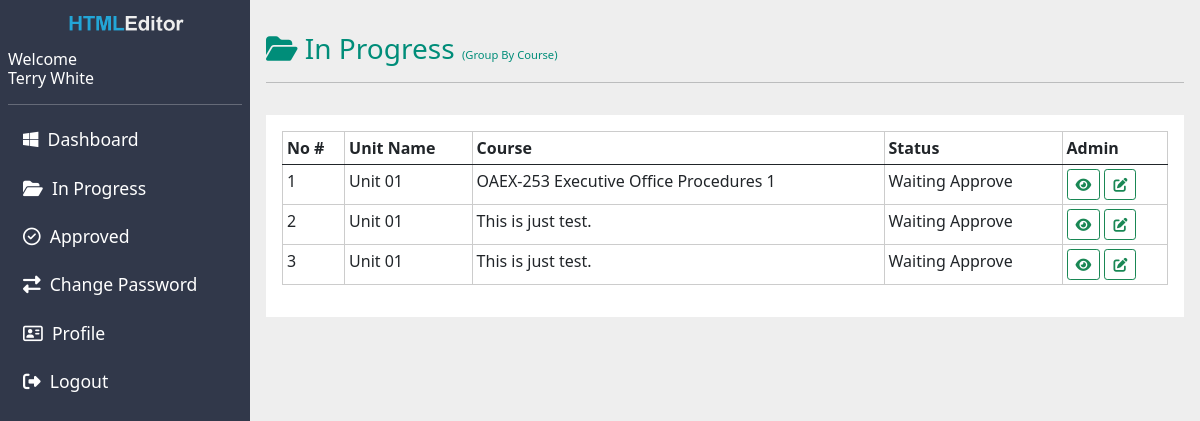
Page /units/indexs.php (signed in) on the committed database.
### tables this page shows
CREATE TABLE IF NOT EXISTS `unit` (
  `unit_id` int(10) unsigned NOT NULL AUTO_INCREMENT,
  `unit_name` varchar(50) NOT NULL,
  `unit_title` varchar(200) DEFAULT NULL,
  `course_id` int(10) unsigned NOT NULL,
  `unit_author` varchar(255) NOT NULL,
  `unit_created` datetime NOT NULL,
  `unit_contents` longtext DEFAULT NULL,
  `unit_status` tinyint(3) unsigned NOT NULL,
  `unit_approved_by` int(10) unsigned NOT NULL,
  `unit_sme` int(10) unsigned NOT NULL,
  PRIMARY KEY (`unit_id`),
  KEY `FK__course` (`course_id`),
  KEY `FK_unit_users` (`unit_sme`),
  CONSTRAINT `FK__course` FOREIGN KEY (`course_id`) REFERENCES `course` (`course_id`),
  CONSTRAINT `FK_unit_users` FOREIGN KEY (`unit_sme`) REFERENCES `users` (`user_id`)
);

CREATE TABLE IF NOT EXISTS `course` (
  `course_id` int(10) unsigned NOT NULL AUTO_INCREMENT,
  `course_name` varchar(255) DEFAULT NULL,
  `date_created` datetime DEFAULT NULL,
  `author` varchar(255) DEFAULT NULL,
  `sme` int(10) unsigned DEFAULT NULL,
  `c_title` text DEFAULT NULL,
  `c_footer` text DEFAULT NULL,
  `footer_caption` varchar(255) DEFAULT NULL,
  `c_css` text DEFAULT NULL,
  `c_js` text DEFAULT NULL,
  PRIMARY KEY (`course_id`),
  KEY `FK_course_users` (`sme`),
  CONSTRAINT `FK_course_users` FOREIGN KEY (`sme`) REFERENCES `users` (`user_id`)
);

### admin/session/session.php (called while the page is built, shortened)
<?php
class Session
{
    private $sessionState = self::SESSION_NOT_STARTED;
    private static $instance;
    public static function getInstance()
    {
        if ( !isset(self::$instance))
        {
            self::$instance = new self;
        }
        self::$instance->startSession();
        return self::$instance;
    }
    public function startSession()
    {
        if ( $this->sessionState == self::SESSION_NOT_STARTED )
        {
            $this->sessionState = session_start();
        }
        return $this->sessionState;
    }
    public function __get( $name )
    {
        if ( isset($_SESSION[$name]))
        {
            return $_SESSION[$name];
        }
    }
}

### admin/function.php (called while the page is built, shortened)
<?php
require_once('../admin/session/session.php');
require_once('../admin/db/db.php');
$data = Session::getInstance();
$menu_data = simplexml_load_file($data->type != "3" ? "../assets/xml/menu.xml" : "../assets/xml/menu-sme.xml") or die("Failed to load");

### admin/db/config/config.php (called while the page is built)
<?php
class config{
    static function configGet($param){
        $data = parse_ini_file('config.ini',true);
        $path = explode('/',$param);
        foreach($path as $code){
            if(array_key_exists($code,$data))
                $data = $data[$code];
            else{
                $data = "Key not found!";
                break;
            }
        }
       return $data;
    }
}

### admin/db/db.php (called while the page is built, shortened)
<?php
   require_once('config/config.php');
    class db{
        private static $_instance = null;
        private $_pdo,
                $_query,
                $_error = false,
                $_results,
                $_counts = 0;
        private function __construct(){
            try{
                $this->_pdo = new PDO('mysql:host='.config::configGet('mysql/dbHost').';dbname='.config::configGet('mysql/dbName'), config::configGet('mysql/dbUser'), config::configGet('mysql/dbPass'));
            }
            catch (PDOException $e) {
                print "Error!: " . $e->getMessage() . "<br/>";
                die();
            }
        }
        public static function getInstance(){
            if(!isset(self::$_instance))
                self::$_instance = new db();
            return self::$_instance;
        }
        public function query($sql,$params=array()){
            if($this->_query = $this->_pdo->prepare($sql)){
                $x = 1;
                if(count($params)){
                    foreach($params as $param){
                        $this->_query->bindValue($x,$param);
                        $x++;
                    }
                }
                if($this->_query->execute()){
                    $this->_results = $this->_query->fetchAll(PDO::FETCH_OBJ);
                }else{
                    $this->_error = true;
                }
            }
            return $this;
        }
        public function getResults(){
            return $this->_results;
        }
    }
?>

### units/indexs.php (the view, shortened to what this page needs)
<?php
    require_once('../admin/function.php');
    require_once('../admin/db/db.php');
    require_once('../assets/inc/header.php');
?>
<div class="left-bar">
<p class="text-center"><img src="../assets/images/logo.png" alt="" width="50%"></p>
    <h6>Welcome<br/><?php echo $data->user; ?></h6>
    <hr>
    <ul class="list-unstyled menu">
        <?php foreach($menu_data->item as $key => $rec):?>
            <li>
                <a class="main-menu" href="<?php echo $rec->link; ?>">
                    <?php echo '<i class="'.$rec->image.'"></i> &nbsp;'. $rec->caption; ?>
                </a>
            </li>
        <?php endforeach; ?>
    </ul>
</div>
<div class="right-bar">
    <div class="container-fluid p-3">
        <div class="row">
            <div class="col-12 my-3"><h2 style="color:rgba(0, 141, 121, 1)"><i class="fas fa-folder-open"></i> In Progress <span style="font-size:40%">(Group By Course)</span></h2><hr></div>
            <div class="col-12">
                <div class="p-3" style="background-color:white">
                    <div class="table-responsive">
                        <table class="table table-sm">
                            <thead>
                                <tr>
                                    <th>No #</th>
                                    <th>Unit Name</th>
                                    <th>Course</th>
                                    <th>Status</th>
                                    <th>Admin</th>
                                </tr>
                            </thead>
                            <tbody>
                                <?php
                                    $sql = "SELECT u.unit_id, u.unit_name,u.course_id, c.course_name FROM unit AS u LEFT OUTER JOIN course AS c ON c.course_id = u.course_id WHERE unit_status = '0' AND unit_sme = ? ORDER BY c.course_name asc";
                                    $p=0;
                                    $unit_res = db::getInstance()->query($sql,$params=array($data->user_id))->getResults();
                                    foreach($unit_res as $key => $e):
                                ?>
                                    <tr>
                                        <td><?php echo ++$p; ?></td>
                                        <td><?php echo $e->unit_name; ?></td>
                                        <td><?php echo $e->course_name; ?> </td>
                                        <td>Waiting Approve</td>
                                        <td>
                                            <a href="view.php?course=<?php echo $e->course_id; ?>&unit=<?php echo $e->unit_id; ?>" class="btn btn-outline-success btn-sm"><i class="fas fa-eye"></i></a>
                                            <a href="../course/read_course.php?id=<?php echo $e->unit_id; ?>&course=<?php echo $e->course_id; ?>" class="btn btn-outline-success btn-sm"><i class="fas fa-edit"></i></a>
                                        </td>
                                    </tr>
                                <?php endforeach;?>
                            </tbody>
                        </table>
                    </div>
                </div>
            </div>
        </div>
    </div>
</div>
<?php
    require_once("../assets/inc/footer.php");
?>

### assets/css/custom.css (style rules this page uses)
.left-bar { position: fixed; width:250px; padding:0.5rem; background-color:#31384A; color:white; min-height: 100vh; left:0; top:0; }
.menu>li { display: block; }
.menu>li>a { display: block; color:white; padding:5px 15px; text-decoration: none; }
.right-bar { width: calc(100% - 250px); min-height:100vh; margin-left:250px; background-color: #eee; }
:root { --bg-color:rgba(0,0,0,0.5); --fg-color:#ffffff; --bg-icon:'\f500'; }

### admin/src/css/custom.css (style rules this page uses)
.left-bar { position: fixed; width:250px; padding:0.5rem; background-color:#31384A; color:white; min-height: 100vh; left:0; top:0; }
.menu>li { display: block; }
.menu>li>a { display: block; color:white; padding:5px 15px; text-decoration: none; }
.right-bar { width: calc(100% - 250px); min-height:100vh; margin-left:250px; background-color: #eee; }
:root { --bg-color:rgba(0,0,0,0.5); --fg-color:#ffffff; --bg-icon:'\f500'; }
h2 { font-size: 1.75rem }
p, ol>li, ul>li, ol>li>p, ul>li>p { font-size:110%;margin-bottom:.75rem; }
caption, th, td { padding: 5px 10px; border:1px solid #cccccc; caption-side: top; }

### rows in the picture
unit: unit_name "Unit 01", course.course_name "OAEX-253 Executive Office Procedures 1"
unit: unit_name "Unit 01", course.course_name "This is just test."
unit: unit_name "Unit 01", course.course_name "This is just test."

### other values in the picture
$data->user "Terry White"
$rec->caption "Dashboard"
$rec->caption "In Progress"
$rec->caption "Approved"
$rec->caption "Change Password"
$rec->caption "Profile"
$rec->caption "Logout"
